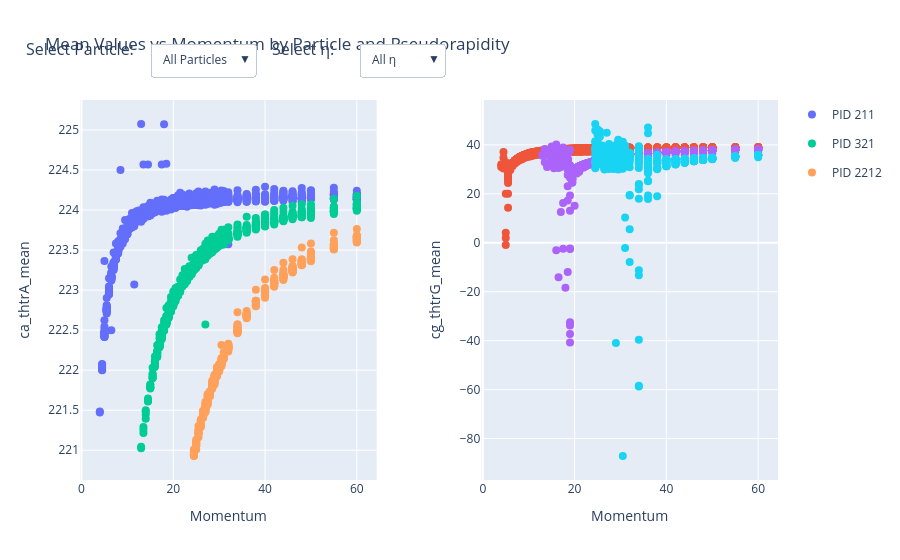

Notebook code cell kept with this figure:
### Code cell
import pandas as pd
import plotly.graph_objects as go
from plotly.subplots import make_subplots
import numpy as np

# Read the CSV file
df = pd.read_csv('1k_fit_parameters.csv')

# Get unique values for selectors
particles = sorted(df['PID'].unique())
etas = sorted(df['pseudorapidity'].unique())

# Convert eta to string for better display
df['eta_label'] = df['pseudorapidity'].round(1).astype(str)

# Create the figure with subplots
fig = make_subplots(
    rows=1, cols=2,
    subplot_titles=('ca_thtrA_mean vs Momentum', 'cg_thtrG_mean vs Momentum'),
    shared_xaxes=True,
    horizontal_spacing=0.15
)

# Add initial traces (empty or with all data)
for particle in particles:
    particle_data = df[df['PID'] == particle]
    
    fig.add_trace(
        go.Scatter(
            x=particle_data['momentum'],
            y=particle_data['ca_thtrA_mean'],
            mode='markers',
            name=f'PID {particle}',
            legendgroup=f'pid_{particle}',
            marker=dict(size=8),
            hovertemplate='<b>PID: %{text}</b><br>' +
                         'Momentum: %{x:.1f}<br>' +
                         'ca_mean: %{y:.3f} ± %{customdata[0]:.3f}<br>' +
                         'η: %{customdata[1]:.1f}<extra></extra>',
            text=particle_data['PID'],
            customdata=np.column_stack([particle_data['ca_thtrA_mean_err'], 
                                       particle_data['eta']]),
            visible=True
        ),
        row=1, col=1
    )
    
    fig.add_trace(
        go.Scatter(
            x=particle_data['momentum'],
            y=particle_data['cg_thtrG_mean'],
            mode='markers',
            name=f'PID {particle}',
            legendgroup=f'pid_{particle}',
            marker=dict(size=8),
            hovertemplate='<b>PID: %{text}</b><br>' +
                         'Momentum: %{x:.1f}<br>' +
                         'cg_mean: %{y:.3f} ± %{customdata[0]:.3f}<br>' +
                         'η: %{customdata[1]:.1f}<extra></extra>',
            text=particle_data['PID'],
            customdata=np.column_stack([particle_data['cg_thtrG_mean_err'], 
                                       particle_data['pseudorapidity']]),
            visible=True,
            showlegend=False  # Hide duplicate legend entries
        ),
        row=1, col=2
    )

# Create buttons for particle selection
pid_buttons = []
all_pids_visible = [True] * (len(particles) * 2)  # Twice as many traces (2 subplots)

# Button for all particles
pid_buttons.append(
    dict(
        label='All Particles',
        method='update',
        args=[{'visible': all_pids_visible},
              {'title': 'All Particles'}]
    )
)

# Button for each particle
for i, particle in enumerate(particles):
    visible = [False] * (len(particles) * 2)
    visible[i] = True          # Show in first subplot
    visible[i + len(particles)] = True  # Show in second subplot
    pid_buttons.append(
        dict(
            label=f'PID {particle}',
            method='update',
            args=[{'visible': visible},
                  {'title': f'Particle {particle}'}]
        )
    )

# Create buttons for eta selection
eta_buttons = []
eta_values = sorted(df['pseudorapidity'].unique())

# Button for all eta
all_eta_visible = [True] * (len(particles) * 2)
eta_buttons.append(
    dict(
        label='All η',
        method='update',
        args=[{'visible': all_eta_visible}]
    )
)

# Button for each eta
for eta in eta_values:
    eta_data = df[df['pseudorapidity'] == eta]
    pids_in_eta = eta_data['PID'].unique()
    
    visible = [False] * (len(particles) * 2)
    for pid in pids_in_eta:
        idx = list(particles).index(pid)
        visible[idx] = True
        visible[idx + len(particles)] = True
    
    eta_buttons.append(
        dict(
            label=f'η = {eta:.1f}',
            method='update',
            args=[{'visible': visible}]
        )
    )

# Update layout with buttons
fig.update_layout(
    title='Mean Values vs Momentum by Particle and Pseudorapidity',
    xaxis_title='Momentum',
    yaxis_title='ca_thtrA_mean',
    xaxis2_title='Momentum',
    yaxis2_title='cg_thtrG_mean',
    hovermode='closest',
    updatemenus=[
        # Particle selection dropdown
        dict(
            buttons=pid_buttons,
            direction='down',
            showactive=True,
            x=0.1,
            xanchor='left',
            y=1.15,
            yanchor='top'
        ),
        # Eta selection dropdown
        dict(
            buttons=eta_buttons,
            direction='down',
            showactive=True,
            x=0.4,
            xanchor='left',
            y=1.15,
            yanchor='top'
        )
    ],
    annotations=[
        dict(text='Select Particle:', x=0, xref='paper', y=1.1, yref='paper',
             align='left', showarrow=False),
        dict(text='Select η:', x=0.32, xref='paper', y=1.1, yref='paper',
             align='left', showarrow=False)
    ]
)

# Add error bars (optional - uncomment if you want error bars)
# for i in range(len(particles)):
#     fig.add_trace(
#         go.Scatter(
#             x=df[df['PID'] == particles[i]]['momentum'],
#             y=df[df['PID'] == particles[i]]['ca_thtrA_mean'],
#             error_y=dict(
#                 type='data',
#                 array=df[df['PID'] == particles[i]]['ca_thtrA_mean_err'],
#                 visible=True
#             ),
#             showlegend=False,
#             mode='markers',
#             marker=dict(color='rgba(0,0,0,0)')
#         ),
#         row=1, col=1
#     )

fig.show()

# Optional: Save as HTML file
# fig.write_html('mean_values_interactive.html')

### Figure 1 — Plotly figure (JSON) as saved in the notebook; plotly's stock layout.template omitted (floating-point values rounded to 4 significant figures; data arrays with more than 128 entries replaced by an {"elided": "..."} marker saying what was removed)
{"data": [{"customdata": {"elided": "1254x2 float values"}, "hovertemplate": "<b>PID: %{text}</b><br>Momentum: %{x:.1f}<br>ca_mean: %{y:.3f} ± %{customdata[0]:.3f}<br>η: %{customdata[1]:.1f}<extra></extra>", "legendgroup": "pid_211", "marker": {"size": 8}, "mode": "markers", "name": "PID 211", "text": {"elided": "1254 float values"}, "type": "scatter", "visible": true, "x": {"elided": "1254 float values"}, "xaxis": "x", "y": {"elided": "1254 float values"}, "yaxis": "y"}, {"customdata": {"elided": "1254x2 float values"}, "hovertemplate": "<b>PID: %{text}</b><br>Momentum: %{x:.1f}<br>cg_mean: %{y:.3f} ± %{customdata[0]:.3f}<br>η: %{customdata[1]:.1f}<extra></extra>", "legendgroup": "pid_211", "marker": {"size": 8}, "mode": "markers", "name": "PID 211", "showlegend": false, "text": {"elided": "1254 float values"}, "type": "scatter", "visible": true, "x": {"elided": "1254 float values"}, "xaxis": "x2", "y": {"elided": "1254 float values"}, "yaxis": "y2"}, {"customdata": {"elided": "819x2 float values"}, "hovertemplate": "<b>PID: %{text}</b><br>Momentum: %{x:.1f}<br>ca_mean: %{y:.3f} ± %{customdata[0]:.3f}<br>η: %{customdata[1]:.1f}<extra></extra>", "legendgroup": "pid_321", "marker": {"size": 8}, "mode": "markers", "name": "PID 321", "text": {"elided": "819 float values"}, "type": "scatter", "visible": true, "x": {"elided": "819 float values"}, "xaxis": "x", "y": {"elided": "819 float values"}, "yaxis": "y"}, {"customdata": {"elided": "819x2 float values"}, "hovertemplate": "<b>PID: %{text}</b><br>Momentum: %{x:.1f}<br>cg_mean: %{y:.3f} ± %{customdata[0]:.3f}<br>η: %{customdata[1]:.1f}<extra></extra>", "legendgroup": "pid_321", "marker": {"size": 8}, "mode": "markers", "name": "PID 321", "showlegend": false, "text": {"elided": "819 float values"}, "type": "scatter", "visible": true, "x": {"elided": "819 float values"}, "xaxis": "x2", "y": {"elided": "819 float values"}, "yaxis": "y2"}, {"customdata": {"elided": "404x2 float values"}, "hovertemplate": "<b>PID: %{text}</b><br>Momentum: %{x:.1f}<br>ca_mean: %{y:.3f} ± %{customdata[0]:.3f}<br>η: %{customdata[1]:.1f}<extra></extra>", "legendgroup": "pid_2212", "marker": {"size": 8}, "mode": "markers", "name": "PID 2212", "text": {"elided": "404 float values"}, "type": "scatter", "visible": true, "x": {"elided": "404 float values"}, "xaxis": "x", "y": {"elided": "404 float values"}, "yaxis": "y"}, {"customdata": {"elided": "404x2 float values"}, "hovertemplate": "<b>PID: %{text}</b><br>Momentum: %{x:.1f}<br>cg_mean: %{y:.3f} ± %{customdata[0]:.3f}<br>η: %{customdata[1]:.1f}<extra></extra>", "legendgroup": "pid_2212", "marker": {"size": 8}, "mode": "markers", "name": "PID 2212", "showlegend": false, "text": {"elided": "404 float values"}, "type": "scatter", "visible": true, "x": {"elided": "404 float values"}, "xaxis": "x2", "y": {"elided": "404 float values"}, "yaxis": "y2"}], "layout": {"annotations": [{"align": "left", "font": {"size": 16}, "showarrow": false, "text": "Select Particle:", "x": 0, "xanchor": "center", "xref": "paper", "y": 1.1, "yanchor": "bottom", "yref": "paper"}, {"align": "left", "font": {"size": 16}, "showarrow": false, "text": "Select η:", "x": 0.32, "xanchor": "center", "xref": "paper", "y": 1.1, "yanchor": "bottom", "yref": "paper"}], "hovermode": "closest", "title": {"text": "Mean Values vs Momentum by Particle and Pseudorapidity"}, "updatemenus": [{"buttons": [{"args": [{"visible": [true, true, true, true, true, true]}, {"title": "All Particles"}], "label": "All Particles", "method": "update"}, {"args": [{"visible": [true, false, false, true, false, false]}, {"title": "Particle 211"}], "label": "PID 211", "method": "update"}, {"args": [{"visible": [false, true, false, false, true, false]}, {"title": "Particle 321"}], "label": "PID 321", "method": "update"}, {"args": [{"visible": [false, false, true, false, false, true]}, {"title": "Particle 2212"}], "label": "PID 2212", "method": "update"}], "direction": "down", "showactive": true, "x": 0.1, "xanchor": "left", "y": 1.15, "yanchor": "top"}, {"buttons": [{"args": [{"visible": [true, true, true, true, true, true]}], "label": "All η", "method": "update"}, {"args": [{"visible": [true, true, true, true, true, true]}], "label": "η = 1.0", "method": "update"}, {"args": [{"visible": [true, true, true, true, true, true]}], "label": "η = 2.0", "method": "update"}, {"args": [{"visible": [true, true, true, true, true, true]}], "label": "η = 3.0", "method": "update"}, {"args": [{"visible": [true, true, true, true, true, true]}], "label": "η = 4.0", "method": "update"}, {"args": [{"visible": [true, true, true, true, true, true]}], "label": "η = 5.0", "method": "update"}, {"args": [{"visible": [true, true, true, true, true, true]}], "label": "η = 6.0", "method": "update"}, {"args": [{"visible": [true, true, true, true, true, true]}], "label": "η = 7.0", "method": "update"}, {"args": [{"visible": [true, true, true, true, true, true]}], "label": "η = 8.0", "method": "update"}, {"args": [{"visible": [true, true, true, true, true, true]}], "label": "η = 9.0", "method": "update"}, {"args": [{"visible": [true, true, true, true, true, true]}], "label": "η = 10.0", "method": "update"}, {"args": [{"visible": [true, true, true, true, true, true]}], "label": "η = 11.0", "method": "update"}, {"args": [{"visible": [true, true, true, true, true, true]}], "label": "η = 12.0", "method": "update"}, {"args": [{"visible": [true, true, true, true, true, true]}], "label": "η = 13.0", "method": "update"}, {"args": [{"visible": [true, true, true, true, true, true]}], "label": "η = 14.0", "method": "update"}, {"args": [{"visible": [true, true, true, true, true, true]}], "label": "η = 15.0", "method": "update"}, {"args": [{"visible": [true, true, true, true, true, true]}], "label": "η = 16.0", "method": "update"}, {"args": [{"visible": [true, true, true, true, true, true]}], "label": "η = 17.0", "method": "update"}, {"args": [{"visible": [true, true, true, true, true, true]}], "label": "η = 18.0", "method": "update"}, {"args": [{"visible": [true, true, true, true, true, true]}], "label": "η = 19.0", "method": "update"}, {"args": [{"visible": [true, true, false, true, true, false]}], "label": "η = 20.0", "method": "update"}], "direction": "down", "showactive": true, "x": 0.4, "xanchor": "left", "y": 1.15, "yanchor": "top"}], "xaxis": {"anchor": "y", "domain": [0, 0.425], "title": {"text": "Momentum"}}, "xaxis2": {"anchor": "y2", "domain": [0.575, 1], "title": {"text": "Momentum"}}, "yaxis": {"anchor": "x", "domain": [0, 1], "title": {"text": "ca_thtrA_mean"}}, "yaxis2": {"anchor": "x2", "domain": [0, 1], "title": {"text": "cg_thtrG_mean"}}}}
